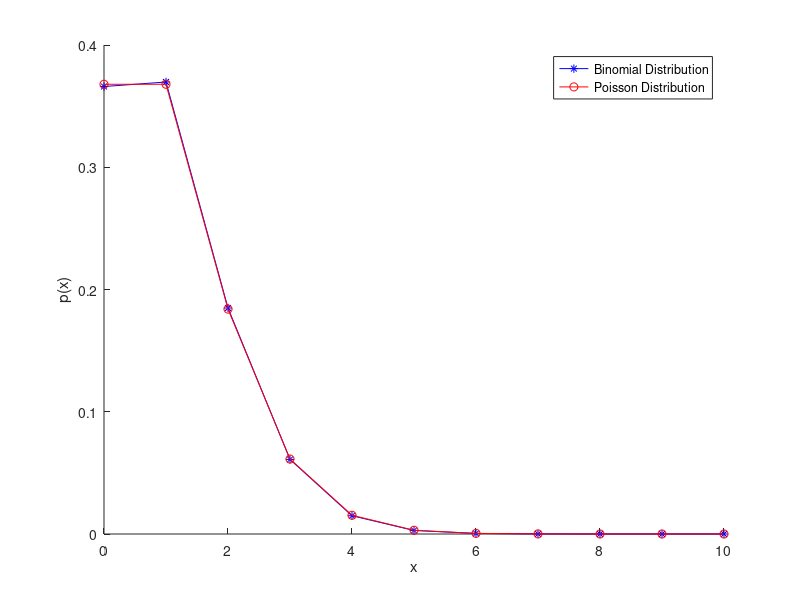

Here is the MATLAB script that generated this plot:
%binomial distribution PMF
x = 0:10;
y = binopdf(x,100,0.01);
xlim=get(gca,'Xlim'); 
hold on
%poisson distribution PMF
y_ = poisspdf(x,1);
plot(x,y,'-*b',x,y_,'-or');
legend('Binomial Distribution','Poisson Distribution');   %右上角标注
xlabel('x')  %x轴坐标描述
ylabel('p(x)') %y轴坐标描述

